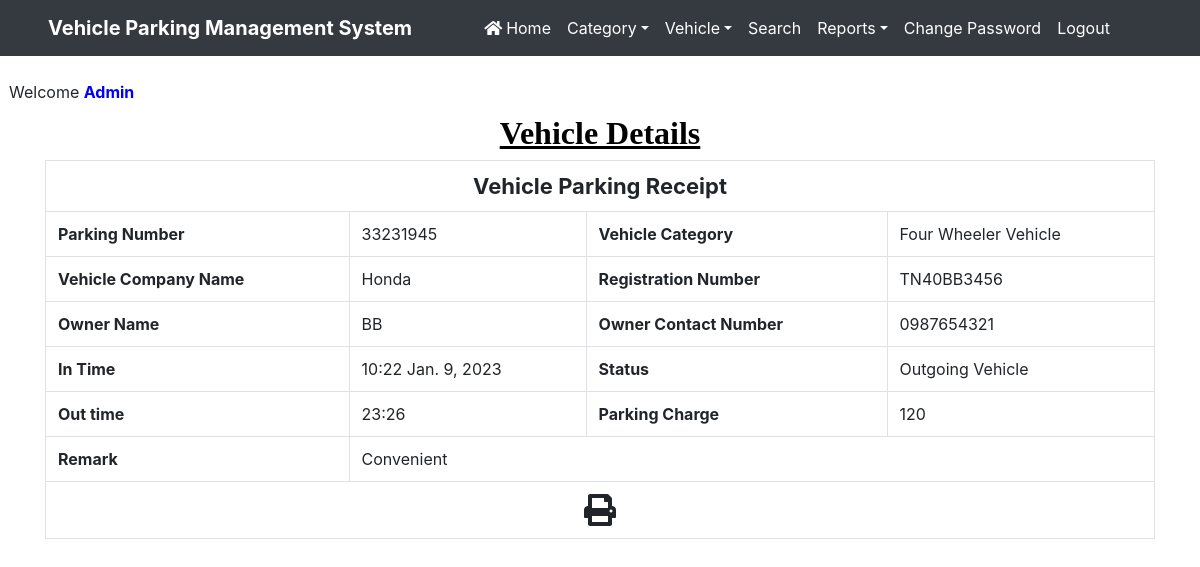
The app's page /print/2 (signed in) with its own data.
### vehicle/models.py (models this page shows, shortened)
class Vehicle(models.Model):
    parkingnumber = models.CharField(max_length=20)
    category = models.ForeignKey(Category, on_delete=models.CASCADE)
    vehiclecompany = models.CharField(max_length=50)
    regno = models.CharField(max_length=10)
    ownername = models.CharField(max_length=50)
    ownercontact = models.CharField(max_length=15)
    pdate = models.DateField()
    intime = models.CharField(max_length=50)
    outtime = models.CharField(max_length=50)
    parkingcharge = models.CharField(max_length=50)
    remark = models.CharField(max_length=500)
    status = models.CharField(max_length=20)

class Category(models.Model):
    categoryname = models.CharField(max_length=50)

### vehicle/views.py (the view)
# urls.py: path('print/<int:pid>',print_detail,name='print'),
def print_detail(request,pid):
    if not request.user.is_authenticated:
        return redirect('admin_login')
    vehicle = Vehicle.objects.get(id=pid)
    d = {'vehicle': vehicle}
    return render(request,'print.html', d)

### vehicle/templates/print.html (shortened to what this page needs)
{% load static %}
<html>
<head>
{% include 'headeradmin.html' %}
  <link rel = stylesheet href="https://cdn.datatables.net/1.10.20/css/jquery.dataTables.min.css">
<link rel = stylesheet href="https://cdn.datatables.net/buttons/1.6.1/css/buttons.dataTables.min.css">
</head>
<body>
{% include 'nav2admin.html' %}
<br> &nbsp;&nbsp;Welcome <b style = 'text-transform : capitalize ; color : blue'>{{request.user.username}}</b>
<div class="container" style = "margin-top:10px">
<h2 class="text-center" style = "font-family : Times New Roman ; color : black"> <strong><u>Vehicle Details</u></strong></h2>
 <div  id="exampl">
      <table border="1" class="table table-bordered mg-b-0">
        <tr>
          <th colspan="4" style="text-align: center; font-size:22px;"> Vehicle Parking Receipt</th>
        </tr>
   <tr>
                                <th>Parking Number</th>
                                   <td>{{vehicle.parkingnumber}}</td>
                                <th>Vehicle Category</th>
                                   <td>{{vehicle.category.categoryname}}</td>
                                   </tr>
                                   <tr>
                                <th>Vehicle Company Name</th>
                                   <td>{{vehicle.vehiclecompany}}</td>
                                <th>Registration Number</th>
                                   <td>{{vehicle.regno}}</td>
                                   </tr>
                                   <tr>
                                    <th>Owner Name</th>
                                      <td>{{vehicle.ownername}}</td>
                                       <th>Owner Contact Number</th>
                                        <td>{{vehicle.ownercontact}}</td>
                                    </tr>
                                    <tr>
                               <th>In Time</th>
                                <td>{{vehicle.intime}} {{vehicle.pdate}}</td>
    <th>Status</th>
    <td>
{% if vehicle.status == 'Out' %}
  Outgoing Vehicle
{% endif %}
     </td>
  </tr>
{% if vehicle.remark != '' %}
<tr>
<th>Out time</th>
<td>{{vehicle.outtime}}</td>
<th>Parking Charge</th>
<td>{{vehicle.parkingcharge}}</td>
</tr>
<tr>
  <th>Remark</th>
  <td colspan="3">{{vehicle.remark}}</td>
</tr>
{% endif %}
  <tr>
    <td colspan="4" style="text-align:center; cursor:pointer"><i class="fa fa-print fa-2x" aria-hidden="true" OnClick="CallPrint(this.value)"  ></i></td>
  </tr>
</table>
          </div>
</div>
</body>
</html>

### vehicle/static/css/mystyle.css (style rules this page uses)
html { scroll-behavior:smooth; }

### records on screen
Vehicle: parkingnumber "33231945", category.categoryname "Four Wheeler Vehicle", vehiclecompany "Honda", regno "TN40BB3456", ownername "BB", ownercontact "0987654321", intime "10:22", pdate "Jan. 9, 2023", outtime "23:26", parkingcharge "120", remark "Convenient"

### other values on screen
{{ request.user.username }} "Admin"
